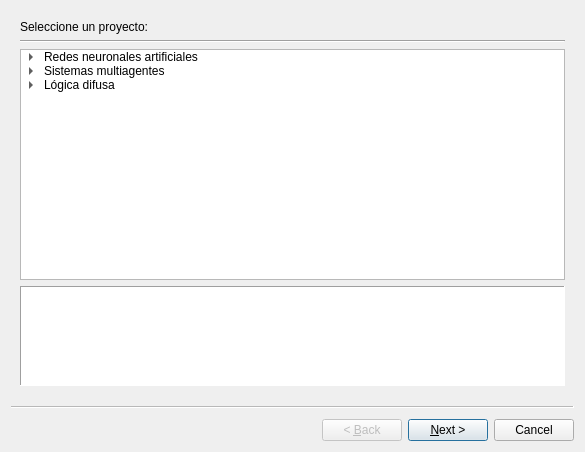
<?xml version="1.0" encoding="UTF-8"?>
<ui version="4.0">
 <class>SelectProjectPage</class>
 <widget class="QWizard" name="SelectProjectPage">
  <property name="geometry">
   <rect>
    <x>0</x>
    <y>0</y>
    <width>585</width>
    <height>452</height>
   </rect>
  </property>
  <property name="windowTitle">
   <string>Wizard</string>
  </property>
  <property name="titleFormat">
   <enum>Qt::RichText</enum>
  </property>
  <property name="subTitleFormat">
   <enum>Qt::RichText</enum>
  </property>
  <widget class="QWizardPage" name="selectProjectPage">
   <layout class="QVBoxLayout" name="verticalLayout">
    <item>
     <widget class="QLabel" name="label_3">
      <property name="sizePolicy">
       <sizepolicy hsizetype="Preferred" vsizetype="Fixed">
        <horstretch>0</horstretch>
        <verstretch>0</verstretch>
       </sizepolicy>
      </property>
      <property name="text">
       <string>Seleccione un proyecto:</string>
      </property>
      <property name="textFormat">
       <enum>Qt::AutoText</enum>
      </property>
     </widget>
    </item>
    <item>
     <widget class="Line" name="line">
      <property name="orientation">
       <enum>Qt::Horizontal</enum>
      </property>
     </widget>
    </item>
    <item>
     <widget class="QTreeWidget" name="treeProjects">
      <property name="sizePolicy">
       <sizepolicy hsizetype="Minimum" vsizetype="Expanding">
        <horstretch>0</horstretch>
        <verstretch>0</verstretch>
       </sizepolicy>
      </property>
      <property name="minimumSize">
       <size>
        <width>200</width>
        <height>0</height>
       </size>
      </property>
      <property name="editTriggers">
       <set>QAbstractItemView::NoEditTriggers</set>
      </property>
      <property name="showDropIndicator" stdset="0">
       <bool>true</bool>
      </property>
      <property name="iconSize">
       <size>
        <width>20</width>
        <height>20</height>
       </size>
      </property>
      <property name="rootIsDecorated">
       <bool>true</bool>
      </property>
      <property name="animated">
       <bool>true</bool>
      </property>
      <attribute name="headerVisible">
       <bool>false</bool>
      </attribute>
      <column>
       <property name="text">
        <string notr="true">1</string>
       </property>
      </column>
      <item>
       <property name="text">
        <string>Redes neuronales artificiales</string>
       </property>
       <property name="toolTip">
        <string>&lt;!DOCTYPE HTML PUBLIC &quot;-//W3C//DTD HTML 4.0//EN&quot; &quot;http://www.w3.org/TR/REC-html40/strict.dtd&quot;&gt;
&lt;html&gt;&lt;head&gt;&lt;meta name=&quot;qrichtext&quot; content=&quot;1&quot; /&gt;&lt;style type=&quot;text/css&quot;&gt;
p, li { white-space: pre-wrap; }
&lt;/style&gt;&lt;/head&gt;&lt;body style=&quot; font-family:'MS Shell Dlg 2'; font-size:8.25pt; font-weight:400; font-style:normal;&quot;&gt;
&lt;p style=&quot; margin-top:0px; margin-bottom:0px; margin-left:0px; margin-right:0px; -qt-block-indent:0; text-indent:0px;&quot;&gt;&lt;span style=&quot; font-size:8pt;&quot;&gt;Crea un proyecto con redes neuronales para emular el proceso de aprendizaje humano, las redes neuronales son un paradigma de la Inteligencia Artificial y permite agregar &amp;quot;inteligencia&amp;quot; a un sistema, puede crear su proyecto de redes neuronales y añadirlos a otros proyectos si lo desea. Asimismo puede crear sus propios modelos de redes neuronales para llevar a cabo pruebas y generar conclusiones.&lt;/span&gt;&lt;/p&gt;&lt;/body&gt;&lt;/html&gt;</string>
       </property>
       <property name="icon">
        <iconset resource="imagenes.qrc">
         <normaloff>:/imagenes/artificial neural network.png</normaloff>:/imagenes/artificial neural network.png</iconset>
       </property>
       <item>
        <property name="text">
         <string comment="simple-perceptron">Perceptron Simple</string>
        </property>
        <property name="toolTip">
         <string>Crea un proyecto con uno o mas perceptrónes simples como elementos principales. El perceptrón es la unidad mas elemental, con el muchas redes neuronales trabajan ya que su modelo es muy aproximado al de una neurona real.</string>
        </property>
        <property name="icon">
         <iconset resource="imagenes.qrc">
          <normaloff>:/imagenes/perceptron2.png</normaloff>:/imagenes/perceptron2.png</iconset>
        </property>
       </item>
       <item>
        <property name="text">
         <string comment="adaline">ADALINE</string>
        </property>
        <property name="toolTip">
         <string>Crea un proyecto con uno o mas ADALINEs como elementos principales. Un ADALINE es un tipo especial de perceptrón que funciona de forma adaptativa y tiene una regla de entrenamiento totalmente distinta, idealmente utilizado para evitar la dependencia lineal.</string>
        </property>
        <property name="icon">
         <iconset resource="imagenes.qrc">
          <normaloff>:/imagenes/adaline.gif</normaloff>:/imagenes/adaline.gif</iconset>
        </property>
       </item>
       <item>
        <property name="text">
         <string comment="multilayer-perceptron">Perceptrón multicapa</string>
        </property>
        <property name="toolTip">
         <string>Crea un proyecto con una o mas redes del tipo Perceptron Multicapa que consiste en una serie de capas de perceptrones que se organizan en capa de entrada, capa(s) oculta(s) y capa de salida. El número de capas y el número de perceptrones por capa puede ser modificado dependiendo las necesidades.</string>
        </property>
        <property name="icon">
         <iconset resource="imagenes.qrc">
          <normaloff>:/imagenes/perceptron multicapa.png</normaloff>:/imagenes/perceptron multicapa.png</iconset>
        </property>
       </item>
       <item>
        <property name="text">
         <string comment="hopfield">Hopfield</string>
        </property>
        <property name="toolTip">
         <string>Crea un proyecto con una o mas Redes de Hopfield que basicamente son redes de perceptrones auto-asociados y que estan conectados bidireccionalmente unos con otros, esta cualidad junto con su algoritmo de entrenamiento permite que esta red se auto-organice y aprenda diferentes patrones.</string>
        </property>
        <property name="icon">
         <iconset resource="imagenes.qrc">
          <normaloff>:/imagenes/hopfield.jpg</normaloff>:/imagenes/hopfield.jpg</iconset>
        </property>
       </item>
      </item>
      <item>
       <property name="text">
        <string>Sistemas multiagentes</string>
       </property>
       <property name="toolTip">
        <string>&lt;!DOCTYPE HTML PUBLIC &quot;-//W3C//DTD HTML 4.0//EN&quot; &quot;http://www.w3.org/TR/REC-html40/strict.dtd&quot;&gt;
&lt;html&gt;&lt;head&gt;&lt;meta name=&quot;qrichtext&quot; content=&quot;1&quot; /&gt;&lt;style type=&quot;text/css&quot;&gt;
p, li { white-space: pre-wrap; }
&lt;/style&gt;&lt;/head&gt;&lt;body style=&quot; font-family:'MS Shell Dlg 2'; font-size:8.25pt; font-weight:400; font-style:normal;&quot;&gt;
&lt;p style=&quot; margin-top:0px; margin-bottom:0px; margin-left:0px; margin-right:0px; -qt-block-indent:0; text-indent:0px;&quot;&gt;&lt;span style=&quot; font-size:8pt;&quot;&gt;Crea un proyecto que le permite insertar cualquier cantidad de agentes personalizables y con caracteristicas que pueden ser añadidas, como actuadores, sensores, motores de inferencia, redes neuronales entre otras. Los sistemas multiagentes pueden ser dinamicos y llevar a cabo simulaciones de movimiento, ideales para emular el comportamiento de seres vivios, insectos sociales, entre otros. &lt;/span&gt;&lt;/p&gt;&lt;/body&gt;&lt;/html&gt;</string>
       </property>
       <property name="icon">
        <iconset resource="imagenes.qrc">
         <normaloff>:/imagenes/sistema multiagente.jpg</normaloff>:/imagenes/sistema multiagente.jpg</iconset>
       </property>
       <item>
        <property name="text">
         <string comment="multiagent-basic-system">Sistema básico</string>
        </property>
        <property name="toolTip">
         <string>Crea un proyecto de un sistema multi-agente básico, puede contener multiples agentes interactuando entre sí dependiendo de las reglas o motor de respuestas, los actuadores y sensores que tengan.</string>
        </property>
       </item>
       <item>
        <property name="text">
         <string comment="sociable-insects">Sistemas de insectos sociales</string>
        </property>
        <property name="toolTip">
         <string>Crea un proyecto especial multiagente donde cada agente tiene propiedades de insectos sociales básicos, como abejas, hormígas, entre otros. El tipo de insectos se puede cambiar dependiendo de la necesidad.</string>
        </property>
       </item>
      </item>
      <item>
       <property name="text">
        <string>Lógica difusa</string>
       </property>
       <property name="toolTip">
        <string>&lt;!DOCTYPE HTML PUBLIC &quot;-//W3C//DTD HTML 4.0//EN&quot; &quot;http://www.w3.org/TR/REC-html40/strict.dtd&quot;&gt;
&lt;html&gt;&lt;head&gt;&lt;meta name=&quot;qrichtext&quot; content=&quot;1&quot; /&gt;&lt;style type=&quot;text/css&quot;&gt;
p, li { white-space: pre-wrap; }
&lt;/style&gt;&lt;/head&gt;&lt;body style=&quot; font-family:'MS Shell Dlg 2'; font-size:8.25pt; font-weight:400; font-style:normal;&quot;&gt;
&lt;p style=&quot; margin-top:0px; margin-bottom:0px; margin-left:0px; margin-right:0px; -qt-block-indent:0; text-indent:0px;&quot;&gt;Crea un proyecto de logica difusa que le permite trabajar con sistemas que tienen variables con algun grado de pertenencia o borrosidad, es decir, datos que son imprecisos y que pueden venir del lenguaje natural humano. Este proyecto tambien puede ser incluido dentro de otros proyectos para generar sistemas mas complejos aun.&lt;/p&gt;&lt;/body&gt;&lt;/html&gt;</string>
       </property>
       <property name="icon">
        <iconset resource="imagenes.qrc">
         <normaloff>:/imagenes/fuzzy logic.png</normaloff>:/imagenes/fuzzy logic.png</iconset>
       </property>
       <item>
        <property name="text">
         <string comment="fuzzy-logic-basic-system">Sistema básico</string>
        </property>
        <property name="toolTip">
         <string>Crea un proyecto de lógica difusa básico, se pueden configurar las reglas, hipotesis (condiciones), conclusiones y las funciones de membresía que corresponden a cada variable.</string>
        </property>
       </item>
      </item>
     </widget>
    </item>
    <item>
     <widget class="QTextEdit" name="lblDescription">
      <property name="sizePolicy">
       <sizepolicy hsizetype="Expanding" vsizetype="Maximum">
        <horstretch>0</horstretch>
        <verstretch>0</verstretch>
       </sizepolicy>
      </property>
      <property name="minimumSize">
       <size>
        <width>0</width>
        <height>0</height>
       </size>
      </property>
      <property name="maximumSize">
       <size>
        <width>16777215</width>
        <height>100</height>
       </size>
      </property>
      <property name="frameShape">
       <enum>QFrame::Panel</enum>
      </property>
      <property name="frameShadow">
       <enum>QFrame::Sunken</enum>
      </property>
      <property name="readOnly">
       <bool>true</bool>
      </property>
      <property name="textInteractionFlags">
       <set>Qt::NoTextInteraction</set>
      </property>
     </widget>
    </item>
   </layout>
  </widget>
  <widget class="QWizardPage" name="chooseProjectNamePage">
   <layout class="QVBoxLayout" name="verticalLayout_2">
    <item>
     <widget class="QLabel" name="label">
      <property name="enabled">
       <bool>true</bool>
      </property>
      <property name="sizePolicy">
       <sizepolicy hsizetype="Preferred" vsizetype="Fixed">
        <horstretch>0</horstretch>
        <verstretch>0</verstretch>
       </sizepolicy>
      </property>
      <property name="text">
       <string>Nombre y ubicación</string>
      </property>
      <property name="scaledContents">
       <bool>false</bool>
      </property>
     </widget>
    </item>
    <item>
     <widget class="Line" name="line_2">
      <property name="orientation">
       <enum>Qt::Horizontal</enum>
      </property>
     </widget>
    </item>
    <item>
     <layout class="QGridLayout" name="gridLayout">
      <item row="2" column="1">
       <widget class="QLineEdit" name="lineEdit_3"/>
      </item>
      <item row="2" column="0">
       <widget class="QLabel" name="label_23">
        <property name="text">
         <string>Nombre</string>
        </property>
       </widget>
      </item>
      <item row="4" column="0">
       <widget class="QLabel" name="label_24">
        <property name="text">
         <string>Carpeta</string>
        </property>
       </widget>
      </item>
      <item row="4" column="1">
       <widget class="QLineEdit" name="lineEdit_4"/>
      </item>
      <item row="10" column="0">
       <widget class="QLabel" name="label_25">
        <property name="text">
         <string>Ruta final</string>
        </property>
       </widget>
      </item>
      <item row="10" column="1">
       <widget class="QLineEdit" name="lineEdit_5"/>
      </item>
      <item row="4" column="2">
       <widget class="QToolButton" name="toolButton">
        <property name="text">
         <string>Explorar...</string>
        </property>
       </widget>
      </item>
      <item row="2" column="2">
       <spacer name="horizontalSpacer">
        <property name="orientation">
         <enum>Qt::Horizontal</enum>
        </property>
        <property name="sizeHint" stdset="0">
         <size>
          <width>40</width>
          <height>20</height>
         </size>
        </property>
       </spacer>
      </item>
      <item row="10" column="2">
       <spacer name="horizontalSpacer_2">
        <property name="orientation">
         <enum>Qt::Horizontal</enum>
        </property>
        <property name="sizeHint" stdset="0">
         <size>
          <width>40</width>
          <height>20</height>
         </size>
        </property>
       </spacer>
      </item>
     </layout>
    </item>
    <item>
     <spacer name="verticalSpacer">
      <property name="orientation">
       <enum>Qt::Vertical</enum>
      </property>
      <property name="sizeHint" stdset="0">
       <size>
        <width>20</width>
        <height>40</height>
       </size>
      </property>
     </spacer>
    </item>
   </layout>
  </widget>
  <widget class="QWizardPage" name="newPerceptronPage">
   <layout class="QHBoxLayout" name="horizontalLayout_7">
    <item>
     <widget class="QFrame" name="frame">
      <property name="frameShape">
       <enum>QFrame::StyledPanel</enum>
      </property>
      <property name="frameShadow">
       <enum>QFrame::Raised</enum>
      </property>
      <layout class="QFormLayout" name="formLayout_4">
       <property name="fieldGrowthPolicy">
        <enum>QFormLayout::AllNonFixedFieldsGrow</enum>
       </property>
       <item row="3" column="0">
        <widget class="QLabel" name="label_14">
         <property name="text">
          <string>Numero de entradas</string>
         </property>
        </widget>
       </item>
       <item row="3" column="1">
        <widget class="QSpinBox" name="spinBox_2">
         <property name="minimum">
          <number>1</number>
         </property>
         <property name="maximum">
          <number>10000</number>
         </property>
         <property name="value">
          <number>2</number>
         </property>
        </widget>
       </item>
       <item row="4" column="0">
        <widget class="QLabel" name="label_15">
         <property name="text">
          <string>Tipo de salida</string>
         </property>
        </widget>
       </item>
       <item row="4" column="1">
        <widget class="QComboBox" name="comboBox_4">
         <item>
          <property name="text">
           <string>Unipolar</string>
          </property>
         </item>
         <item>
          <property name="text">
           <string>Bipolar</string>
          </property>
         </item>
        </widget>
       </item>
       <item row="5" column="0">
        <widget class="QLabel" name="label_16">
         <property name="text">
          <string>Función de activación</string>
         </property>
        </widget>
       </item>
       <item row="5" column="1">
        <widget class="QComboBox" name="comboBox_5">
         <item>
          <property name="text">
           <string>Escalon unipolar</string>
          </property>
         </item>
         <item>
          <property name="text">
           <string>Escalon bipolar</string>
          </property>
         </item>
         <item>
          <property name="text">
           <string>Sigmoide</string>
          </property>
         </item>
         <item>
          <property name="text">
           <string>Tangente hiperbolica</string>
          </property>
         </item>
         <item>
          <property name="text">
           <string>Lineal limitada unipolar</string>
          </property>
         </item>
         <item>
          <property name="text">
           <string>Lineal limitada bipolar</string>
          </property>
         </item>
        </widget>
       </item>
       <item row="6" column="0">
        <widget class="QLabel" name="label_17">
         <property name="text">
          <string>Regla de aprendizaje</string>
         </property>
        </widget>
       </item>
       <item row="6" column="1">
        <widget class="QComboBox" name="comboBox_6">
         <item>
          <property name="text">
           <string>Regla simple</string>
          </property>
         </item>
         <item>
          <property name="text">
           <string>Regla delta</string>
          </property>
         </item>
        </widget>
       </item>
       <item row="8" column="0" colspan="2">
        <widget class="Line" name="line_5">
         <property name="orientation">
          <enum>Qt::Horizontal</enum>
         </property>
        </widget>
       </item>
       <item row="9" column="0">
        <widget class="QLabel" name="conjuntoDeEntranamientoLabel_2">
         <property name="text">
          <string>Conjunto de entranamiento</string>
         </property>
        </widget>
       </item>
       <item row="9" column="1">
        <widget class="QPushButton" name="pushButton_2">
         <property name="text">
          <string>Asignar</string>
         </property>
        </widget>
       </item>
       <item row="1" column="0">
        <widget class="QLabel" name="label_18">
         <property name="text">
          <string>Nombre</string>
         </property>
        </widget>
       </item>
       <item row="1" column="1">
        <widget class="QLineEdit" name="lineEdit">
         <property name="text">
          <string>perceptron</string>
         </property>
         <property name="placeholderText">
          <string/>
         </property>
        </widget>
       </item>
      </layout>
     </widget>
    </item>
    <item>
     <widget class="Line" name="line_6">
      <property name="orientation">
       <enum>Qt::Vertical</enum>
      </property>
     </widget>
    </item>
   </layout>
  </widget>
  <widget class="QWizardPage" name="newAdalinePage">
   <layout class="QHBoxLayout" name="horizontalLayout_8">
    <item>
     <widget class="QFrame" name="frame_2">
      <property name="frameShape">
       <enum>QFrame::StyledPanel</enum>
      </property>
      <property name="frameShadow">
       <enum>QFrame::Raised</enum>
      </property>
      <layout class="QFormLayout" name="formLayout_5">
       <property name="fieldGrowthPolicy">
        <enum>QFormLayout::AllNonFixedFieldsGrow</enum>
       </property>
       <item row="1" column="0">
        <widget class="QLabel" name="label_19">
         <property name="text">
          <string>Nombre</string>
         </property>
        </widget>
       </item>
       <item row="1" column="1">
        <widget class="QLineEdit" name="lineEdit_2">
         <property name="text">
          <string>adaline</string>
         </property>
         <property name="placeholderText">
          <string/>
         </property>
        </widget>
       </item>
       <item row="3" column="0">
        <widget class="QLabel" name="label_20">
         <property name="text">
          <string>Numero de entradas</string>
         </property>
        </widget>
       </item>
       <item row="3" column="1">
        <widget class="QSpinBox" name="spinBox_3">
         <property name="minimum">
          <number>1</number>
         </property>
         <property name="maximum">
          <number>10000</number>
         </property>
         <property name="value">
          <number>2</number>
         </property>
        </widget>
       </item>
       <item row="4" column="0">
        <widget class="QLabel" name="label_21">
         <property name="text">
          <string>Función de transferencia</string>
         </property>
        </widget>
       </item>
       <item row="4" column="1">
        <widget class="QComboBox" name="comboBox_7">
         <item>
          <property name="text">
           <string>Lineal</string>
          </property>
         </item>
         <item>
          <property name="text">
           <string>Sigmoide</string>
          </property>
         </item>
         <item>
          <property name="text">
           <string>Tangente hiperbolica</string>
          </property>
         </item>
         <item>
          <property name="text">
           <string>Lineal limitada unipolar</string>
          </property>
         </item>
         <item>
          <property name="text">
           <string>Lineal limitada bipolar</string>
          </property>
         </item>
        </widget>
       </item>
       <item row="5" column="0">
        <widget class="QLabel" name="label_22">
         <property name="text">
          <string>Actualización de pesos</string>
         </property>
        </widget>
       </item>
       <item row="5" column="1">
        <widget class="QComboBox" name="comboBox_8">
         <item>
          <property name="text">
           <string>Sincrona</string>
          </property>
         </item>
         <item>
          <property name="text">
           <string>Asincrona</string>
          </property>
         </item>
        </widget>
       </item>
       <item row="7" column="0" colspan="2">
        <widget class="Line" name="line_7">
         <property name="orientation">
          <enum>Qt::Horizontal</enum>
         </property>
        </widget>
       </item>
       <item row="8" column="0">
        <widget class="QLabel" name="conjuntoDeEntranamientoLabel_3">
         <property name="text">
          <string>Conjunto de entranamiento</string>
         </property>
        </widget>
       </item>
       <item row="8" column="1">
        <widget class="QPushButton" name="pushButton_3">
         <property name="text">
          <string>Asignar</string>
         </property>
        </widget>
       </item>
      </layout>
     </widget>
    </item>
    <item>
     <widget class="Line" name="line_8">
      <property name="orientation">
       <enum>Qt::Vertical</enum>
      </property>
     </widget>
    </item>
   </layout>
  </widget>
 </widget>
 <resources>
  <include location="imagenes.qrc"/>
 </resources>
 <connections/>
</ui>
